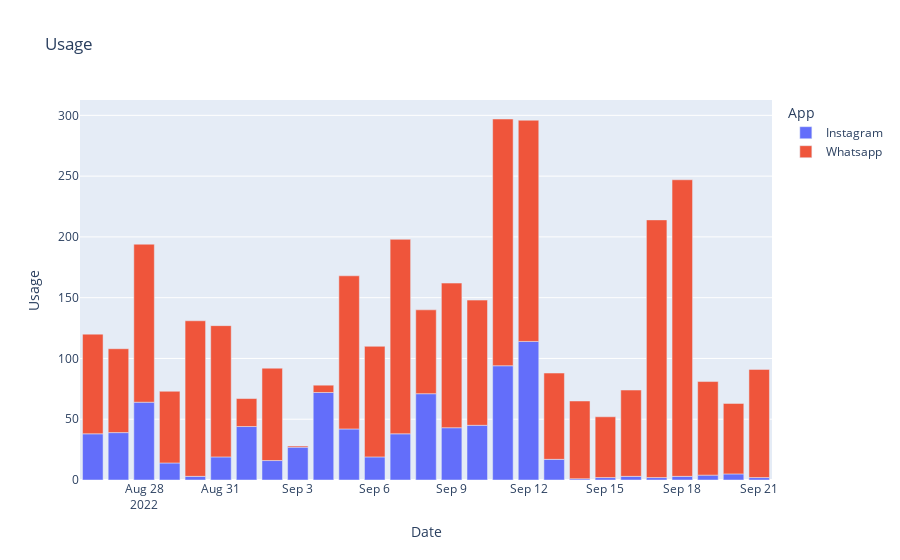

The notebook cell saved with this chart:
### Code cell
figure = px.bar(data,x="Date",y="Usage",color="App",title="Usage")
figure.show()

### Figure 1 — Plotly figure (JSON) as saved in the notebook; plotly's stock layout.template omitted (floating-point values rounded to 4 significant figures)
{"data": [{"alignmentgroup": "True", "hovertemplate": "App=Instagram<br>Date=%{x}<br>Usage=%{y}<extra></extra>", "legendgroup": "Instagram", "marker": {"color": "#636efa", "pattern": {"shape": ""}}, "name": "Instagram", "offsetgroup": "Instagram", "orientation": "v", "showlegend": true, "textposition": "auto", "type": "bar", "x": ["2022-08-26T00:00:00", "2022-08-27T00:00:00", "2022-08-28T00:00:00", "2022-08-29T00:00:00", "2022-08-30T00:00:00", "2022-08-31T00:00:00", "2022-09-01T00:00:00", "2022-09-02T00:00:00", "2022-09-03T00:00:00", "2022-09-04T00:00:00", "2022-09-05T00:00:00", "2022-09-06T00:00:00", "2022-09-07T00:00:00", "2022-09-08T00:00:00", "2022-09-09T00:00:00", "2022-09-10T00:00:00", "2022-09-11T00:00:00", "2022-09-12T00:00:00", "2022-09-13T00:00:00", "2022-09-14T00:00:00", "2022-09-15T00:00:00", "2022-09-16T00:00:00", "2022-09-17T00:00:00", "2022-09-18T00:00:00", "2022-09-19T00:00:00", "2022-09-20T00:00:00", "2022-09-21T00:00:00"], "xaxis": "x", "y": [38, 39, 64, 14, 3, 19, 44, 16, 27, 72, 42, 19, 38, 71, 43, 45, 94, 114, 17, 1, 2, 3, 2, 3, 4, 5, 2], "yaxis": "y"}, {"alignmentgroup": "True", "hovertemplate": "App=Whatsapp<br>Date=%{x}<br>Usage=%{y}<extra></extra>", "legendgroup": "Whatsapp", "marker": {"color": "#EF553B", "pattern": {"shape": ""}}, "name": "Whatsapp", "offsetgroup": "Whatsapp", "orientation": "v", "showlegend": true, "textposition": "auto", "type": "bar", "x": ["2022-08-26T00:00:00", "2022-08-27T00:00:00", "2022-08-28T00:00:00", "2022-08-29T00:00:00", "2022-08-30T00:00:00", "2022-08-31T00:00:00", "2022-09-01T00:00:00", "2022-09-02T00:00:00", "2022-09-03T00:00:00", "2022-09-04T00:00:00", "2022-09-05T00:00:00", "2022-09-06T00:00:00", "2022-09-07T00:00:00", "2022-09-08T00:00:00", "2022-09-09T00:00:00", "2022-09-10T00:00:00", "2022-09-11T00:00:00", "2022-09-12T00:00:00", "2022-09-13T00:00:00", "2022-09-14T00:00:00", "2022-09-15T00:00:00", "2022-09-16T00:00:00", "2022-09-17T00:00:00", "2022-09-18T00:00:00", "2022-09-19T00:00:00", "2022-09-20T00:00:00", "2022-09-21T00:00:00"], "xaxis": "x", "y": [82, 69, 130, 59, 128, 108, 23, 76, 1, 6, 126, 91, 160, 69, 119, 103, 203, 182, 71, 64, 50, 71, 212, 244, 77, 58, 89], "yaxis": "y"}], "layout": {"barmode": "relative", "legend": {"title": {"text": "App"}, "tracegroupgap": 0}, "title": {"text": "Usage"}, "xaxis": {"anchor": "y", "domain": [0, 1], "title": {"text": "Date"}}, "yaxis": {"anchor": "x", "domain": [0, 1], "title": {"text": "Usage"}}}}
